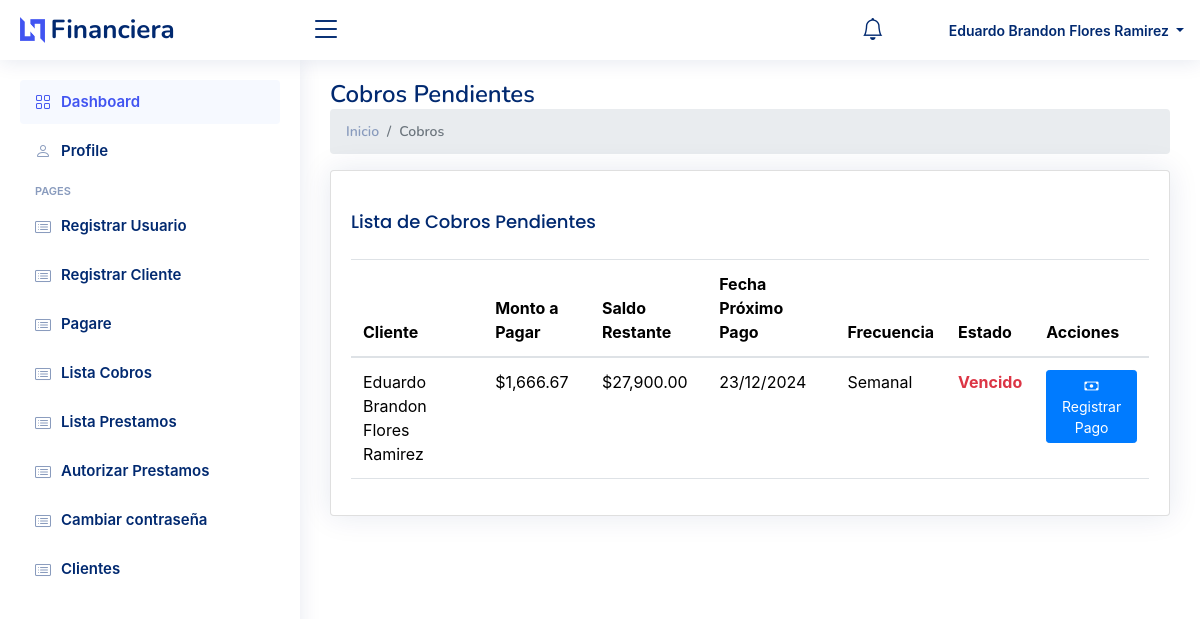
Page /listaCobros.php (signed in) on the committed database.
### tables this page shows
CREATE TABLE `prestamos` (
  `id` bigint(20) NOT NULL,
  `cliente_id` bigint(20) NOT NULL,
  `monto` decimal(10,2) NOT NULL,
  `plazo` int(11) NOT NULL,
  `tasa_interes` decimal(5,2) NOT NULL,
  `estado` enum('Pendiente','Completado') NOT NULL DEFAULT 'Pendiente',
  `ruta_firma_prestamo` varchar(255) NOT NULL,
  `fecha_solicitud` timestamp NOT NULL DEFAULT current_timestamp(),
  `estado_solicitud` enum('pendiente','aprobado','rechazado') DEFAULT 'pendiente',
  `monto_autorizado` decimal(10,2) DEFAULT NULL,
  `plazo_semanas` int(11) DEFAULT NULL,
  `fecha_autorizacion` datetime DEFAULT NULL,
  `fecha_primer_pago` date DEFAULT NULL,
  `fecha_ultimo_pago` date DEFAULT NULL,
  `autorizado_por` bigint(20) DEFAULT NULL,
  `monto_total` decimal(10,2) GENERATED ALWAYS AS (`monto_autorizado` + `monto_autorizado` * `tasa_interes` / 100) STORED,
  `pago_por_periodo` decimal(10,2) GENERATED ALWAYS AS (case when `frecuencia_pago` = 'quincenal' then `monto_total` / (`plazo_semanas` / 2) else `monto_total` / `plazo_semanas` end) STORED,
  `saldo_restante` decimal(10,2) DEFAULT NULL,
  `frecuencia_pago` enum('semanal','quincenal') NOT NULL DEFAULT 'semanal'
);

CREATE TABLE `clientes` (
  `id` bigint(20) NOT NULL,
  `nombre_completo` varchar(255) NOT NULL,
  `fecha_nacimiento` date NOT NULL,
  `email` varchar(255) NOT NULL,
  `telefono` varchar(20) NOT NULL,
  `genero` char(1) NOT NULL,
  `id_vendedor` bigint(20) DEFAULT NULL,
  `ruta_firma` varchar(255) DEFAULT NULL,
  `estado` enum('Activo','Inactivo') NOT NULL DEFAULT 'Activo'
);

### listaCobros.php (the view, shortened to what this page needs)
<?php
require_once 'config.php';
include 'views/head.php';
include 'views/header.php';
include 'views/nav_menu.php';
$sql = "SELECT
    p.id as prestamo_id,
    c.nombre_completo as nombre_cliente,
    p.monto_autorizado as monto,
    p.tasa_interes,
    p.fecha_primer_pago,
    p.fecha_ultimo_pago,
    p.frecuencia_pago,
    p.saldo_restante,
    p.plazo_semanas,
    CASE
        WHEN p.fecha_primer_pago < CURRENT_DATE THEN 'Vencido'
        WHEN p.fecha_primer_pago = CURRENT_DATE THEN 'Vence Hoy'
        ELSE 'Pendiente'
    END as estado_vencimiento
FROM prestamos p
INNER JOIN clientes c ON p.cliente_id = c.id
WHERE p.estado_solicitud = 'aprobado'
AND p.saldo_restante > 0
ORDER BY p.fecha_primer_pago ASC  ";
$stmt = $conn->prepare($sql);
$stmt->execute();
$pagos_pendientes = $stmt->fetchAll(PDO::FETCH_ASSOC);
?>
<main id="main" class="main">
    <div class="pagetitle">
        <h1>Cobros Pendientes</h1>
        <nav>
            <ol class="breadcrumb">
                <li class="breadcrumb-item"><a href="index.php">Inicio</a></li>
                <li class="breadcrumb-item active">Cobros</li>
            </ol>
        </nav>
    </div>
    <section class="section">
        <div class="row">
            <div class="col-lg-12">
                <div class="card">
                    <div class="card-body">
                        <h5 class="card-title">Lista de Cobros Pendientes</h5>
                        <table class="table datatable">
                            <thead>
                                <tr>
                                    <th>Cliente</th>
                                    <th>Monto a Pagar</th>
                                    <th>Saldo Restante</th>
                                    <th>Fecha Próximo Pago</th>
                                    <th>Frecuencia</th>
                                    <th>Estado</th>
                                    <th>Acciones</th>
                                </tr>
                            </thead>
                            <tbody>
                                <?php foreach ($pagos_pendientes as $pago):
                                    $monto_pago = $pago['frecuencia_pago'] == 'quincenal' ?
                                        $pago['monto'] / (($pago['plazo_semanas'] / 2)) :
                                        $pago['monto'] / $pago['plazo_semanas'];
                                    $clase_estado = '';
                                    switch ($pago['estado_vencimiento']) {
                                        case 'Vencido':
                                            $clase_estado = 'text-danger fw-bold';
                                            break;
                                    }
                                ?>
                                    <tr>
                                        <td><?php echo htmlspecialchars($pago['nombre_cliente']); ?></td>
                                        <td>$<?php echo number_format($monto_pago, 2); ?></td>
                                        <td>$<?php echo number_format($pago['saldo_restante'], 2); ?></td>
                                        <td><?php echo date('d/m/Y', strtotime($pago['fecha_primer_pago'])); ?></td>
                                        <td><?php echo ucfirst($pago['frecuencia_pago']); ?></td>
                                        <td class="<?php echo $clase_estado; ?>">
                                            <?php echo $pago['estado_vencimiento']; ?>
                                        </td>
                                        <td>
                                            <button class="btn btn-primary btn-sm"
                                                    onclick="mostrarDetallesCobro(<?php echo htmlspecialchars(json_encode($pago)); ?>)">
                                                <i class="bi bi-cash"></i> Registrar Pago
                                            </button>
                                        </td>
                                    </tr>
                                <?php endforeach; ?>
                            </tbody>
                        </table>
                    </div>
                </div>
            </div>
        </div>
    </section>
</main>

### assets/css/style.css (style rules this page uses)
:root { scroll-behavior: smooth; }
body { font-family: "Open Sans", sans-serif; background: #f6f9ff; color: #444444; }
a { color: #4154f1; text-decoration: none; }
h1, h2, h3, h4, h5, h6 { font-family: "Nunito", sans-serif; }
#main { margin-top: 60px; padding: 20px 30px; transition: all 0.3s; }
.pagetitle { margin-bottom: 10px; }
.pagetitle h1 { font-size: 24px; margin-bottom: 0; font-weight: 600; color: #012970; }
.card { margin-bottom: 30px; border: none; border-radius: 5px; box-shadow: 0px 0 30px rgba(1, 41, 112, 0.1); }
.card-title { padding: 20px 0 15px 0; font-size: 18px; font-weight: 500; color: #012970; font-family: "Poppins", sans-serif; }
.card-body { padding: 0 20px 20px 20px; }
.breadcrumb { font-size: 14px; font-family: "Nunito", sans-serif; color: #899bbd; font-weight: 600; }
.breadcrumb a { color: #899bbd; transition: 0.3s; }
.breadcrumb .breadcrumb-item::before { color: #899bbd; }
.breadcrumb .active { color: #51678f; font-weight: 600; }
@media (min-width: 1200px) { #main, #footer { margin-left: 300px; } }
.main { padding: 20px; min-height: 100vh; }
.card { width: 100%; margin-right: 0; margin-left: 0; }

### rows in the picture
prestamos: cliente.nombre_completo "Eduardo Brandon Flores Ramirez", monto_pago "1,666.67", saldo_restante "27,900.00", fecha_primer_pago "23/12/2024", frecuencia_pago "Semanal", estado_vencimiento "Vencido"

### other values in the picture
$_SESSION['user']['nombre'] "Eduardo Brandon Flores Ramirez"
